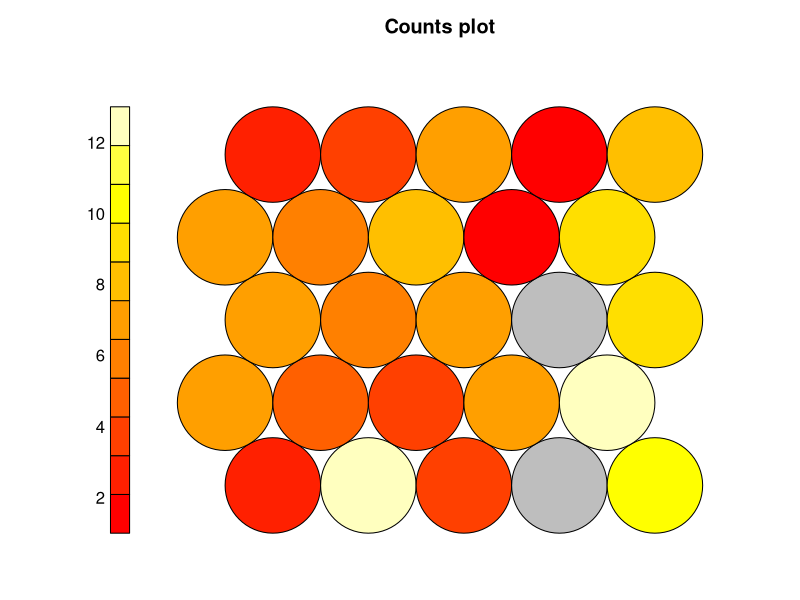
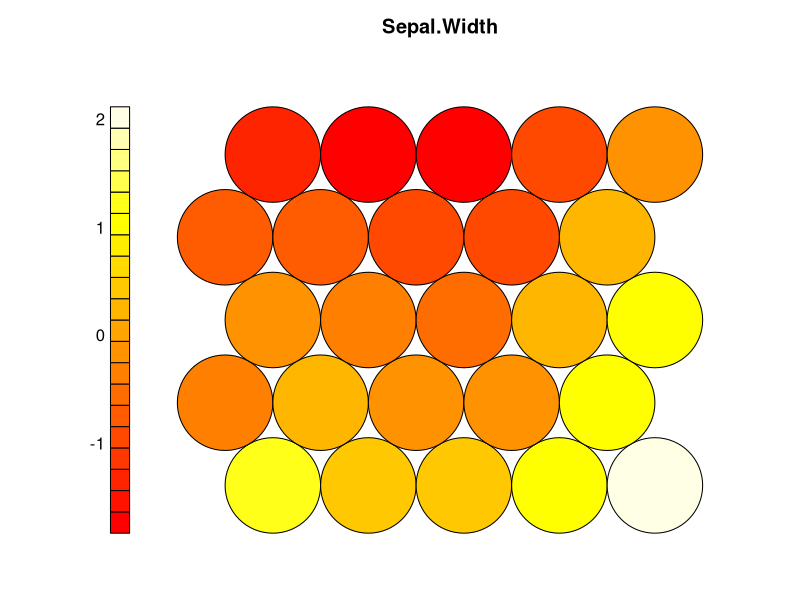
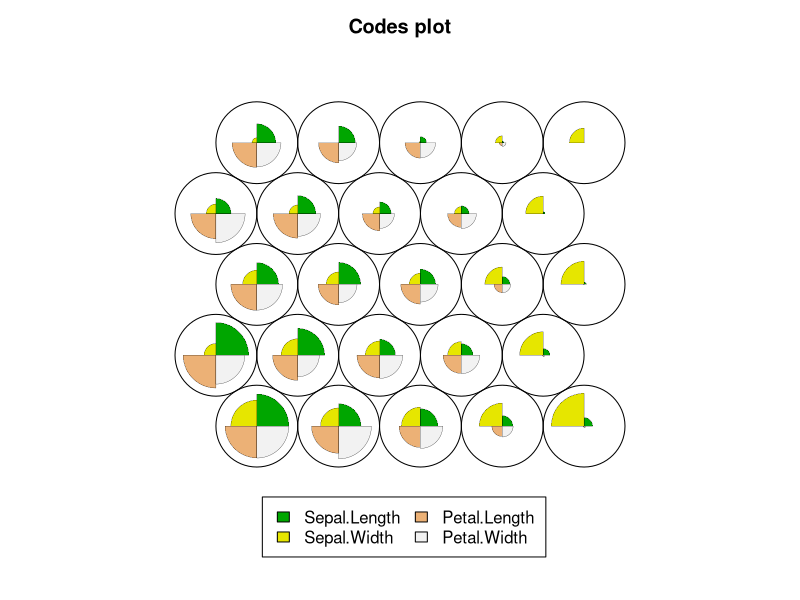

These charts were generated, in order, by the following R code:
# Load package
library(kohonen)

# See structure of the iris dataset
str(iris)

# Prepare the data for the SOM function
iris_SOM <- as.matrix(scale(iris[, -5]))

# Create grid to be used for the SOM 
iris_grid <- somgrid(xdim = 5, ydim = 5, topo = "hexagonal")

# Set seed to ensure reproducibility 
set.seed(2021)

# Use the SOM function 
iris_SOM_model <- som(X = iris_SOM, 
                      grid = iris_grid)

# Plot our results 
# Plot type 1: counts
plot(iris_SOM_model, type = "counts")

# Plot type 2: heatmap 
plot(iris_SOM_model, type = "property", 
     property = getCodes(iris_SOM_model)[, 2],
     main = colnames(iris)[2])

# Plot type 3: fan diagram 
plot(iris_SOM_model, type = "codes")
